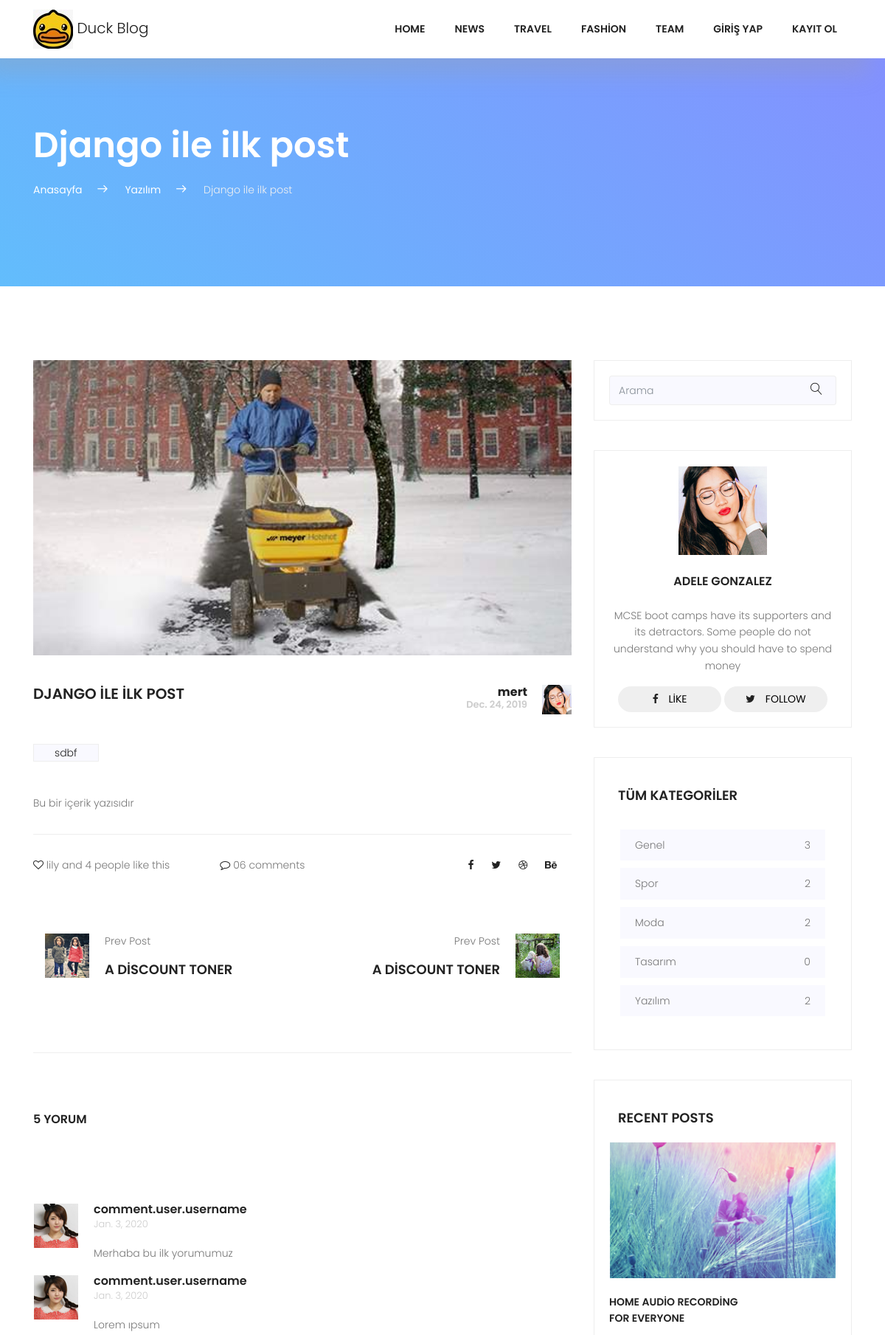
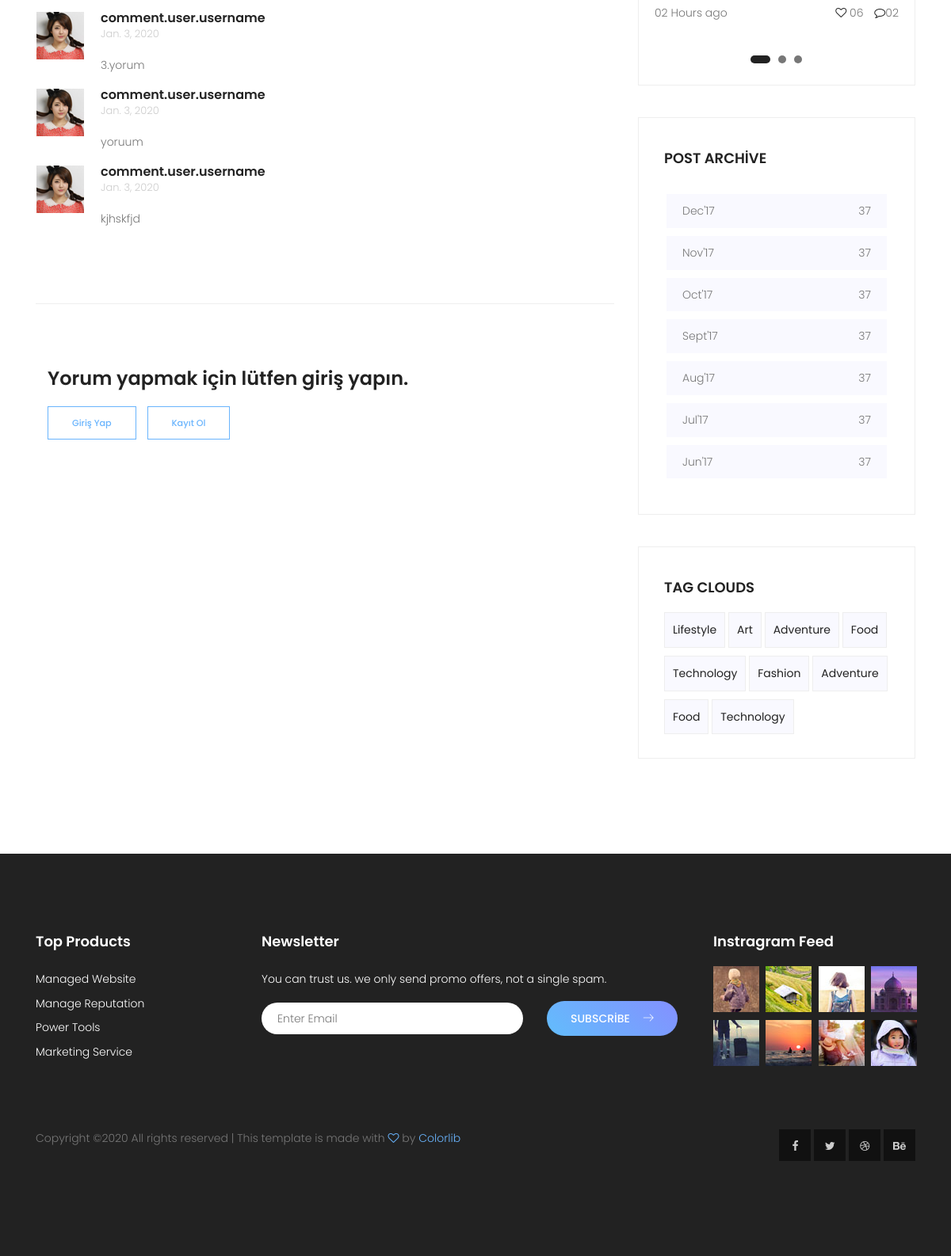
/detail/django-ile-ilk-post, run on the app's committed database (2 pictures, top to bottom).
### posts/models.py (models this page shows, shortened)
class Post(models.Model):
    user = models.ForeignKey(settings.AUTH_USER_MODEL,on_delete=models.CASCADE,default=1,related_name="userposts") # 1 burada root demek
    title = models.CharField(max_length=150)
    image = models.ImageField(upload_to='uploads/',blank=True) # true demek boş bırakılabilir
    content = models.TextField()
    slug = models.SlugField(unique=True,editable=False)
    created = models.DateField(auto_now_add=True)
    updated = models.DateField(auto_now=True)
    category = models.ForeignKey(Category,on_delete=models.CASCADE,related_name="posts")
    tag = models.ManyToManyField(Tag,related_name='posts')
    def commentCount(self):
        return self.comments.all().count()

class Category(models.Model):
    title = models.CharField(max_length=150)
    slug = models.SlugField(unique=True,editable=False)
    def postCount(self):
        return self.posts.all().count()

class Tag(models.Model):
    title = models.CharField(max_length=50)
    slug = models.SlugField(unique=True, editable=False)

class Comment(models.Model):
    post = models.ForeignKey(Post,on_delete=models.CASCADE,default=1,related_name="comments")
    user = models.ForeignKey(settings.AUTH_USER_MODEL,on_delete=models.CASCADE,default=1)
    content = models.TextField()
    created = models.DateField(auto_now_add=True)

### posts/views.py (the view, shortened to what this page needs)
# urls.py: path('detail/<slug:slug>',views.PostDetail.as_view(),name="single"),
class PostDetail(DetailView,FormMixin):
    template_name = "posts/single.html"
    model = Post
    context_object_name = "single"
    form_class = CreateCommentForm
    def get_context_data(self, **kwargs):
        context=super(PostDetail,self).get_context_data(**kwargs)
        context['allCategories'] = Category.objects.all()
        context['form'] = self.get_form()
        return context

### posts/forms.py
class CreateCommentForm(forms.ModelForm):
    def __init__(self,*args,**kwargs):
        super(CreateCommentForm,self).__init__(*args,**kwargs)
        self.helper = FormHelper()
        self.helper.form_method = 'post'
        self.helper.layout = Layout(
            Field("content",css_class="single-input",rows="3")
        )
        self.helper.add_input(Submit('submit', 'Yorum Ekle', css_class="nw-btn primary-btn mt-10"))
    class Meta:
        model = Comment
        fields = ('content',)

### posts/templates/posts/single.html (shortened to what this page needs)
{%  extends "base.html" %}
{%  load static %}
{% load crispy_forms_tags %}
{%  block content %}
            <section class="top-section-area section-gap">
                <div class="container">
                    <div class="row justify-content-between align-items-center d-flex">
                        <div class="col-lg-8 top-left">
                            <h1 class="text-white mb-20">{{ single.title }}</h1>
                            <ul>
                                <li><a href="{% url 'index'  %}">Anasayfa</a><span class="lnr lnr-arrow-right"></span></li>
                                <li><a href="category.html">{{ single.category.title }}</a><span class="lnr lnr-arrow-right"></span></li>
                                <li><span style="color: #f1f1f1">{{ single.title }}</span></li>
                            </ul>
                        </div>
                    </div>
                </div>
            </section>
    <div class="post-wrapper pt-100">
        <section class="post-area">
            <div class="container">
                <div class="row justify-content-center">
                    <div class="col-lg-8">
                        <div class="single-page-post">
                            <img class="img-fluid" src=" {{ single.image.url }}" width="100%"alt="">
                            <div class="top-wrapper ">
                                <div class="row d-flex justify-content-between">
                                    <h2 class="col-lg-8 col-md-12 text-uppercase">
                                        {{ single.title }}
                                    </h2>
                                    <div class="col-lg-4 col-md-12 right-side d-flex justify-content-end">
                                        <div class="desc">
                                           <h2>{{ single.user.username }}</h2>
                                            <h3>{{ single.created }}</h3>
                                        </div>
                                        <div class="user-img">
                                            <img src="{% static "img/user.jpg" %}" alt="">
                                        </div>
                                    </div>
                                </div>
                            </div>
                            <div class="tags">
                                <ul>
                                    {% for tag in single.tag.all %}
                                    <li><a href="{% url 'tag-detail' tag.slug %}">{{ tag.title }}</a></li>
                                    {%  endfor %}
                                </ul>
                            </div>
                            <div class="single-post-content">
                                <p>{{ single.content }}</p>
                            </div>
                            <div class="bottom-wrapper">
                                <div class="row">
                                    <div class="col-lg-4 single-b-wrap col-md-12">
                                        <i class="fa fa-heart-o" aria-hidden="true"></i>
                                        lily and 4 people like this
                                    </div>
                                    <div class="col-lg-4 single-b-wrap col-md-12">
                                        <i class="fa fa-comment-o" aria-hidden="true"></i> 06 comments
                                    </div>
                                    <div class="col-lg-4 single-b-wrap col-md-12">
                                        <ul class="social-icons">
                                            <li><a href="#"><i class="fa fa-facebook" aria-hidden="true"></i></a></li>
                                            <li><a href="#"><i class="fa fa-twitter" aria-hidden="true"></i></a></li>
                                            <li><a href="#"><i class="fa fa-dribbble" aria-hidden="true"></i></a></li>
                                            <li><a href="#"><i class="fa fa-behance" aria-hidden="true"></i></a></li>
                                        </ul>
                                    </div>
                                </div>
                            </div>
                            <section class="nav-area pt-50 pb-100">
                                <div class="container">
                                    <div class="row justify-content-between">
                                        <div class="col-sm-6 nav-left justify-content-start d-flex">
                                            <div class="thumb">
                                                <img src="{% static "img/prev.jpg" %}" alt="">
                                            </div>
                                            <div class="details">
                                                <p>Prev Post</p>
                                                <h4 class="text-uppercase"><a href="#">A Discount Toner</a></h4>
                                            </div>
                                        </div>
                                        <div class="col-sm-6 nav-right justify-content-end d-flex">
                                            <div class="details">
                                                <p>Prev Post</p>
                                                <h4 class="text-uppercase"><a href="#">A Discount Toner</a></h4>
                                            </div>
                                            <div class="thumb">
                                                <img src="{% static "img/next.jpg" %}" alt="">
                                            </div>
                                        </div>
                                    </div>
                                </div>
                            </section>
                            <section class="comment-sec-area pt-80 pb-80">
                                <div class="container">
                                    <div class="row flex-column">
                                        <h5 class="text-uppercase pb-80">{{ single.commentCount }} Yorum</h5>
                                        <br>
                                        <div class="comment-list">
                                            {% for comment in single.comments.all %}
                                            <div class="single-comment justify-content-between d-flex">
                                                <div class="user justify-content-between d-flex">
                                                    <div class="thumb">
                                                        <img src="{% static "img/asset/c4.jpg" %}" alt="">
                                                    </div>
                                                    <div class="desc">
                                                        <h5><a href="#">comment.user.username</a></h5>
                                                        <p class="date">{{ comment.created }}</p>
                                                        <p class="comment">
                                                            {{ comment.content }}
                                                        </p>
                                                    </div>
                                                </div>
                                            </div>
                                            {% endfor %}
                                        </div>
                                    </div>
                                </div>
                            </section>
                            <section class="commentform-area  pb-120 pt-80 mb-100">
                                <div class="container">
                                    {% if user.is_authenticated %}
                                    <h5 class="text-uppercas pb-50">Leave a Reply</h5>
                                    <div class="row flex-row d-flex">
                                        {% crispy form %}
                                    </div>
                                    {% else %}
                                        <h3>Yorum yapmak için lütfen giriş yapın.</h3>
                                        <div class="button-group-area mt-10">
                                        <a class="genric-btn primary-border" href="#" >Giriş Yap</a>
                                        <a class="genric-btn primary-border" href="#" >Kayıt Ol</a>
                                        </div>
                                    {% endif %}
                                </div>
                            </section>
                        </div>
                    </div>
                    <div class="col-lg-4 sidebar-area ">
                        <div class="single_widget search_widget">
                            <div id="imaginary_container">
                                <form action="{% url 'search' %}" method="GET">
                                <div class="input-group stylish-input-group">
                                     <input type="text" class="form-control"  name="q" placeholder="Arama" >
                                    <span class="input-group-addon">
                                        <button type="submit">
                                            <span class="lnr lnr-magnifier"></span>
                                        </button>
                                    </span>
                                </div>
                                    </form>
                            </div>
                        </div>
                        <div class="single_widget about_widget">
                            <img src="{% static "img/asset/s-img.jpg" %}" alt="">
                            <h2 class="text-uppercase">Adele Gonzalez</h2>
                            <p>
                                MCSE boot camps have its supporters and
                                its detractors. Some people do not understand why you should have to spend money
                            </p>
                            <div class="social-link">
                                <a href="#"><button class="btn"><i class="fa fa-facebook" aria-hidden="true"></i> Like</button></a>
                                <a href="#"><button class="btn"><i class="fa fa-twitter" aria-hidden="true"></i> follow</button></a>
                            </div>
                        </div>
                        <div class="single_widget cat_widget">
                            <h4 class="text-uppercase pb-20">Tüm Kategoriler</h4>
                            <ul>
                                {% for category in allCategories %}
                                <li>
                                    <a href="{% url 'category-detail' category.slug %}">{{ category.title }} <span>{{ category.postCount }}</span></a>
                                </li>
                                {% endfor %}
                            </ul>
                        </div>
                        <div class="single_widget recent_widget">
                            <h4 class="text-uppercase pb-20">Recent Posts</h4>
                            <div class="active-recent-carusel">
                                <div class="item">
                                    <img src="{% static "img/asset/slider.jpg" %}" alt="">
                                    <p class="mt-20 title text-uppercase">Home Audio Recording <br>
                                    For Everyone</p>
                                    <p>02 Hours ago <span> <i class="fa fa-heart-o" aria-hidden="true"></i>
                                    06 <i class="fa fa-comment-o" aria-hidden="true"></i>02</span></p>
                                </div>
                            </div>
                        </div>
                        <div class="single_widget cat_widget">
                            <h4 class="text-uppercase pb-20">post archive</h4>
                            <ul>
                                <li>
                                    <a href="#">Dec'17 <span>37</span></a>
                                </li>
                                <li>
                                    <a href="#">Nov'17 <span>37</span></a>
                                </li>
                                <li>
                                    <a href="#">Oct'17 <span>37</span></a>
                                </li>
                                <li>
                                    <a href="#">Sept'17 <span>37</span></a>
                                </li>
                                <li>
                                    <a href="#">Aug'17 <span>37</span></a>
                                </li>
                                <li>
                                    <a href="#">Jul'17 <span>37</span></a>
                                </li>
                                <li>
                                    <a href="#">Jun'17 <span>37</span></a>
                                </li>
                            </ul>
                        </div>
                        <div class="single_widget tag_widget">
                            <h4 class="text-uppercase pb-20">Tag Clouds</h4>
                            <ul>
                                <li><a href="#">Lifestyle</a></li>
                                <li><a href="#">Art</a></li>
                                <li><a href="#">Adventure</a></li>
                                <li><a href="#">Food</a></li>
                                <li><a href="#">Technology</a></li>
                                <li><a href="#">Fashion</a></li>
                                <li><a href="#">Adventure</a></li>
                                <li><a href="#">Food</a></li>
                                <li><a href="#">Technology</a></li>
                            </ul>
                        </div>
                    </div>
                </div>
            </div>
        </section>
    </div>
{% endblock %}

### data on the page
Post: title "Django ile ilk post", category "Yazılım", image (picture), title "DJANGO ILE ILK POST", user.username "mert", created "Dec. 24, 2019", content "Bu bir içerik yazısıdır", commentCount "5"
Tag: title "sdbf"
Comment: created "Jan. 3, 2020", content "Merhaba bu ilk yorumumuz"
Comment: created "Jan. 3, 2020", content "Lorem ıpsum"
Comment: created "Jan. 3, 2020", content "3.yorum"
Comment: created "Jan. 3, 2020", content "yoruum"
Comment: created "Jan. 3, 2020", content "kjhskfjd"
Category: title "Genel", postCount "3"
Category: title "Spor", postCount "2"
Category: title "Moda", postCount "2"
Category: title "Tasarım", postCount "0"
Category: title "Yazılım", postCount "2"
